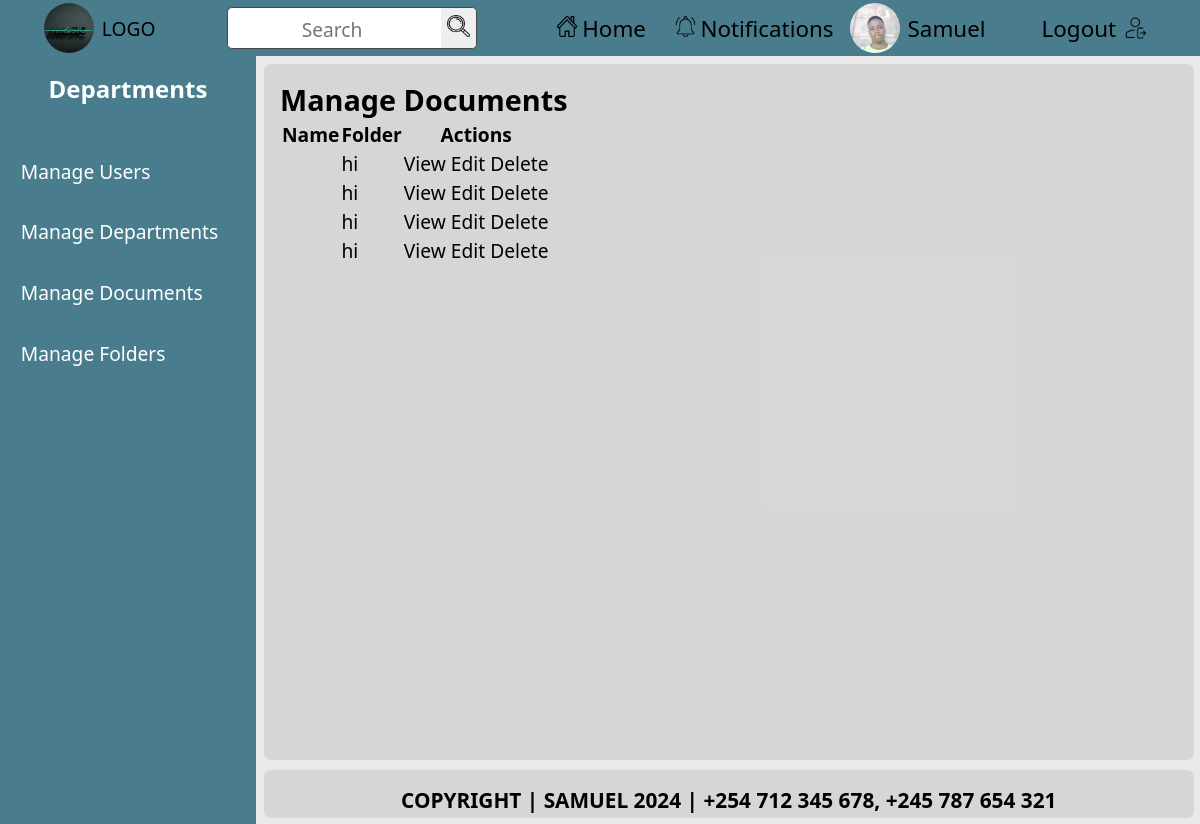
Page /custom-admin/documents/ (signed in) on the committed database.
### documents/models.py (models this page shows, shortened)
class CustomUser(AbstractUser):
    department = models.ForeignKey(
        Department,
        on_delete=models.SET_NULL,
        null=True,
        blank=True,
        related_name='users'
    )
    nationalID = models.CharField(max_length=20, unique=True, null=True, blank=True)  # Adjust max_length as necessary
    contact_number = models.CharField(max_length=15, unique=True, null=True, blank=True)  # Adjust max_length as necessary
    groups = models.ManyToManyField(
        Group,
        related_name='customuser_set',  # Ensure unique related_name
        blank=True,
    )
    user_permissions = models.ManyToManyField(
        Permission,
        related_name='customuser_set',  # Ensure unique related_name
        blank=True,
    )

class Document(models.Model):
    file_name = models.CharField(max_length=255)
    file_content = models.BinaryField()
    file_extension = models.CharField(max_length=10, default='.pdf')
    folder = models.ForeignKey(
        Folder,
        on_delete=models.CASCADE,
        related_name='documents',
        null=True,
        blank=True
    )
    created_at = models.DateTimeField(auto_now_add=True)
    created_by = models.ForeignKey(
        CustomUser,
        on_delete=models.SET_NULL,
        null=True,
        related_name='documents_created'
    )
    updated_at = models.DateTimeField(auto_now=True)

class Folder(models.Model):
    name = models.CharField(max_length=100)
    department = models.ForeignKey(
        Department,
        on_delete=models.CASCADE,
        related_name='folders'
    )
    created_at = models.DateField(auto_now_add=True)
    created_by = models.ForeignKey(
        CustomUser,
        on_delete=models.SET_NULL,
        null=True,
        related_name='folders_created'
    )
    updated_at = models.DateTimeField(auto_now=True)

### custom_admin_dashboard/views.py (the view)
# urls.py: path('documents/', views.admin_documents, name='admin_documents'),
@login_required
@admin_required(login_url='/login/')
def admin_documents(request):
    documents = Document.objects.all()
    return render(request, 'custom_admin_dashboard/admin_documents.html', {'documents': documents})

### custom_admin_dashboard/views.py (called while the page is built)
def admin_required(login_url=None):
    return user_passes_test(lambda u: u.is_superuser, login_url=login_url)

### documents/context_processors.py (called while the page is built)
def departments_context(request):
    user_department = None
    if request.user.is_authenticated:
        user_department = request.user.department  # Assuming User model has a 'department' field
    return {
        'user_department': user_department
    }

### custom_admin_dashboard/templates/custom_admin_dashboard/admin_documents.html
{% extends 'admin_base.html' %} {% block title %}Manage Documents{% endblock %}
 {% block content %}
<h2>Manage Documents</h2>
<table>
  <thead>
    <tr>
      <th>Name</th>
      <th>Folder</th>
      <th>Actions</th>
    </tr>
  </thead>
  <tbody>
    {% for document in documents %}
    <tr>
      <td>{{ document.name }}</td>
      <td>{{ document.folder.name }}</td>
      <td>
        <a
          href="{% url 'custom_admin_dashboard:admin_view_document_content' document.id %}"
          >View</a
        >
        <a
          href="{% url 'custom_admin_dashboard:admin_edit_document' document.id %}"
          >Edit</a
        >
        <a
          href="{% url 'custom_admin_dashboard:admin_delete_document' document.id %}"
          >Delete</a
        >
      </td>
    </tr>
    {% endfor %}
  </tbody>
</table>
{% endblock %}

### templates/admin_base.html (shortened to what this page needs)
<!DOCTYPE html>
{% load static %}
<html lang="en">
  <head>
    <link rel="stylesheet" href="{% static 'css/index.css' %}" />
  </head>
  <body>
    <header>
      <a
        href="{% if user.is_superuser %}{% url 'custom_admin_dashboard:admin_dashboard' %}{% else %}{% url 'documents:home' %}{% endif %}"
      >
        <div class="left-row">
          <img
            src="{% static 'images/logo.jpg' %}"
            alt="logo image"
            width="50"
            height="50"
          />
          <span>LOGO</span>
        </div>
      </a>
      <div class="middle-row">
        <form action="{% url 'documents:search' %}" method="get">
          <input type="text" name="q" placeholder="Search" required />
          <button type="submit">
            <img src="{% static 'images/search.png' %}" alt="Search" />
          </button>
        </form>
      </div>
      <div class="right-row">
        <ul>
          <a
            href="{% if user.is_superuser %}{% url 'custom_admin_dashboard:admin_dashboard' %}{% else %}{% url 'documents:home' %}{% endif %}"
          >
            <li>
              <span
                ><img src="{% static 'images/home.png' %}" alt="Home" /></span
              >Home
            </li>
          </a>
          <a href="#">
            <li>
              <span
                ><img
                  src="{% static 'images/notification.png' %}"
                  alt="Notifications" /></span
              >Notifications
            </li>
          </a>
        </ul>
        <a href="#">
          <div class="profile">
            <img
              src="{% static 'images/profile.jpg' %}"
              alt="profile picture"
              width="50"
              height="50"
            />
            <span>{{ user.username }}</span>
          </div>
        </a>
        <a href="{% url 'documents:logout' %}">
          <div class="last">
            <span>Logout</span>
            <img src="{% static 'images/logout.png' %}" alt="Logout" />
          </div>
        </a>
      </div>
    </header>
    <main>
      <section>
        <div class="sidebar">
          <div class="title">
            <h1>Departments</h1>
          </div>
          <div class="sidebar-list">
            <nav>
              <ul>
                <a href="{% url 'custom_admin_dashboard:manage_users' %}"
                  ><div class="sidebar-items"><li>Manage Users</li></div></a
                >
                <a href="{% url 'custom_admin_dashboard:admin_departments' %}"
                  ><div class="sidebar-items">
                    <li>Manage Departments</li>
                  </div></a
                >
                <a href="{% url 'custom_admin_dashboard:admin_documents' %}"
                  ><div class="sidebar-items"><li>Manage Documents</li></div></a
                >
                <a href="{% url 'custom_admin_dashboard:admin_folders' %}"
                  ><div class="sidebar-items"><li>Manage Folders</li></div></a
                >
              </ul>
            </nav>
          </div>
        </div>
      </section>
      <section>
        <div class="container">
          {% block content %} {% endblock %}
        </div>
      </section>
    </main>
    <footer>
      <div class="endnote">
        <p>COPYRIGHT | SAMUEL 2024 | +254 712 345 678, +245 787 654 321</p>
      </div>
    </footer>
  </body>
</html>

### static/css/index.css (style rules this page uses)
* { margin: 0; padding: 0; box-sizing: border-box; text-decoration: none; font-family: "Segoe UI", Tahoma, Geneva, Verdana, sans-serif; }
a { color: black; }
li { list-style: none; }
body { background-color: hsla(0, 0%, 90%, 0.87); }
header { display: flex; align-items: center; justify-content: space-around; padding: 0.5rem; background-color: hsl(194, 32%, 42%); position: fixed; font-size: 1.2rem; top: 0; left: 0; right: 0; height: 3.5rem; z-index: 100; }
header ul { display: flex; list-style: none; gap: 0.8rem; }
header ul li { font-size: 1.4rem; border-radius: 6px; }
.left-row { display: flex; align-items: center; }
.middle-row form { background-color: white; width: auto; border: 1.5px solid hsl(0, 0%, 28%); border-radius: 5px; }
.middle-row form input { outline: none; border: none; text-align: center; padding: 0.3rem; }
.middle-row form input::placeholder { margin: auto; font-size: 1.2rem; }
.middle-row form button img { width: 1.4rem; height: 1.4rem; }
.middle-row form button { cursor: pointer; padding: 0.4rem; border: none; outline: none; border-top-right-radius: 5px; border-bottom-right-radius: 5px; }
.right-row { display: flex; align-items: center; }
.right-row ul { cursor: pointer; }
.right-row ul li { display: flex; align-items: center; justify-content: center; padding: 0.5rem; }
.right-row ul li img { margin-right: 0.3rem; width: 1.3rem; height: 1.3rem; }
.left-row span { cursor: pointer; }
.left-row img { cursor: pointer; object-fit: cover; margin-right: 0.5rem; width: 50px; height: 50px; border-radius: 50%; }
.last { display: flex; align-items: center; justify-content: center; gap: 0.5rem; margin-left: 3rem; font-size: 1.4rem; border-radius: 6px; padding: 0.5rem; }
.last img { width: 1.5rem; height: 1.5rem; }
.profile { font-size: 1.4rem; border-radius: 6px; margin-left: 0.5rem; display: flex; align-items: center; }
.profile img { object-fit: cover; margin-right: 0.5rem; width: 50px; height: 50px; border-radius: 50%; }
.sidebar { color: white; background-color: hsl(194, 32%, 42%); position: fixed; width: 16rem; top: 3.5rem; bottom: 0; display: flex; flex-direction: column; gap: 1rem; }
.sidebar .title { padding: 1rem; text-align: center; }
.sidebar-items { color: white; margin: 0.5rem; font-size: 1.2rem; border-radius: 5px; padding: 0.8rem; }
.container { overflow-y: auto; font-size: 1.2rem; height: 87vh; width: auto; background-color: hsla(0, 0%, 77%, 0.5); padding: 1rem; margin-top: 4rem; margin-left: 16.5rem; margin-right: 0.4rem; margin-bottom: 4rem; border-radius: 7px; }
.endnote { bottom: 0; right: 0; left: 0; position: fixed; padding: 1rem; font-size: 1.3rem; font-weight: bold; background-color: hsla(0, 0%, 77%, 0.5); height: 3rem; text-align: center; justify-content: center; margin-left: 16.5rem; margin-right: 0.4rem; margin-bottom: 0.4rem; border-radius: 7px; }

### rows in the picture
CustomUser: username "Samuel"
Document: folder.name "hi"
Document: folder.name "hi"
Document: folder.name "hi"
Document: folder.name "hi"
